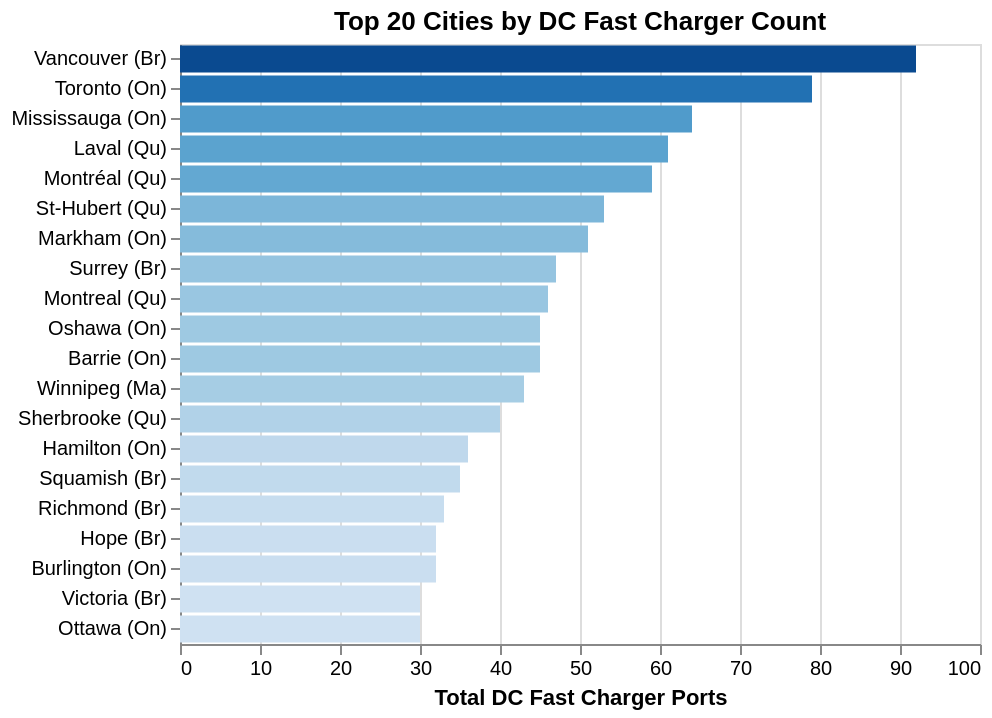

The cell this chart's notebook holds for it:
### Markdown cell above
## 2. Top Cities by Fast Charger Count

### Code cell
city = (
    df.groupby(["city", "province"])
    .agg(
        num_stations=("id", "count"),
        total_dc_fast=("ev_dc_fast_count", "sum"),
        total_level2=("ev_level2_evse_num", "sum"),
    )
    .reset_index()
    .sort_values("total_dc_fast", ascending=False)
)
top20 = city.head(20).copy()
top20["city_label"] = top20["city"] + " (" + top20["province"].str[:2] + ")"

chart = (
    alt.Chart(top20)
    .mark_bar()
    .encode(
        x=alt.X("total_dc_fast:Q", title="Total DC Fast Charger Ports"),
        y=alt.Y("city_label:N", sort="-x", title=None),
        color=alt.Color(
            "total_dc_fast:Q",
            scale=alt.Scale(scheme="blues"),
            legend=None,
        ),
        tooltip=["city", "province", "total_dc_fast", "total_level2", "num_stations"],
    )
    .properties(
        title="Top 20 Cities by DC Fast Charger Count",
        width=400,
        height=300,
    )
)
chart.save("docs/img/fig_top20_cities.png")
display(chart)

print(f"\nTotal cities with at least one station: {len(city)}")
print(f"Top 5 cities account for {top20.head(5)['total_dc_fast'].sum() / city['total_dc_fast'].sum():.1%} of all DC fast ports")

### Figure 1 — Vega-Lite specification as saved in the notebook (floating-point values rounded to 4 significant figures)
{"config": {"view": {"continuousWidth": 300, "continuousHeight": 300}}, "data": {"name": "data-d1e78ceb26792218acfeb656f6c432aa"}, "mark": {"type": "bar"}, "encoding": {"color": {"field": "total_dc_fast", "legend": null, "scale": {"scheme": "blues"}, "type": "quantitative"}, "tooltip": [{"field": "city", "type": "nominal"}, {"field": "province", "type": "nominal"}, {"field": "total_dc_fast", "type": "quantitative"}, {"field": "total_level2", "type": "quantitative"}, {"field": "num_stations", "type": "quantitative"}], "x": {"field": "total_dc_fast", "title": "Total DC Fast Charger Ports", "type": "quantitative"}, "y": {"field": "city_label", "sort": "-x", "title": null, "type": "nominal"}}, "height": 300, "title": "Top 20 Cities by DC Fast Charger Count", "width": 400, "$schema": "https://vega.github.io/schema/vega-lite/v6.1.0.json", "datasets": {"data-d1e78ceb26792218acfeb656f6c432aa": [{"city": "Vancouver", "province": "British Columbia", "num_stations": 37, "total_dc_fast": 92, "total_level2": 14.0, "city_label": "Vancouver (Br)"}, {"city": "Toronto", "province": "Ontario", "num_stations": 37, "total_dc_fast": 79, "total_level2": 26.0, "city_label": "Toronto (On)"}, {"city": "Mississauga", "province": "Ontario", "num_stations": 34, "total_dc_fast": 64, "total_level2": 18.0, "city_label": "Mississauga (On)"}, {"city": "Laval", "province": "Quebec", "num_stations": 20, "total_dc_fast": 61, "total_level2": 11.0, "city_label": "Laval (Qu)"}, {"city": "Montréal", "province": "Quebec", "num_stations": 18, "total_dc_fast": 59, "total_level2": 4.0, "city_label": "Montréal (Qu)"}, {"city": "St-Hubert", "province": "Quebec", "num_stations": 3, "total_dc_fast": 53, "total_level2": 0.0, "city_label": "St-Hubert (Qu)"}, {"city": "Markham", "province": "Ontario", "num_stations": 10, "total_dc_fast": 51, "total_level2": 2.0, "city_label": "Markham (On)"}, {"city": "Surrey", "province": "British Columbia", "num_stations": 13, "total_dc_fast": 47, "total_level2": 3.0, "city_label": "Surrey (Br)"}, {"city": "Montreal", "province": "Quebec", "num_stations": 17, "total_dc_fast": 46, "total_level2": 0.0, "city_label": "Montreal (Qu)"}, {"city": "Oshawa", "province": "Ontario", "num_stations": 15, "total_dc_fast": 45, "total_level2": 0.0, "city_label": "Oshawa (On)"}, {"city": "Barrie", "province": "Ontario", "num_stations": 9, "total_dc_fast": 45, "total_level2": 4.0, "city_label": "Barrie (On)"}, {"city": "Winnipeg", "province": "Manitoba", "num_stations": 17, "total_dc_fast": 43, "total_level2": 6.0, "city_label": "Winnipeg (Ma)"}, {"city": "Sherbrooke", "province": "Quebec", "num_stations": 9, "total_dc_fast": 40, "total_level2": 0.0, "city_label": "Sherbrooke (Qu)"}, {"city": "Hamilton", "province": "Ontario", "num_stations": 9, "total_dc_fast": 36, "total_level2": 4.0, "city_label": "Hamilton (On)"}, {"city": "Squamish", "province": "British Columbia", "num_stations": 7, "total_dc_fast": 35, "total_level2": 0.0, "city_label": "Squamish (Br)"}, {"city": "Richmond", "province": "British Columbia", "num_stations": 13, "total_dc_fast": 33, "total_level2": 0.0, "city_label": "Richmond (Br)"}, {"city": "Hope", "province": "British Columbia", "num_stations": 6, "total_dc_fast": 32, "total_level2": 1.0, "city_label": "Hope (Br)"}, {"city": "Burlington", "province": "Ontario", "num_stations": 8, "total_dc_fast": 32, "total_level2": 5.0, "city_label": "Burlington (On)"}, {"city": "Victoria", "province": "British Columbia", "num_stations": 10, "total_dc_fast": 30, "total_level2": 2.0, "city_label": "Victoria (Br)"}, {"city": "Ottawa", "province": "Ontario", "num_stations": 13, "total_dc_fast": 30, "total_level2": 5.0, "city_label": "Ottawa (On)"}]}}
